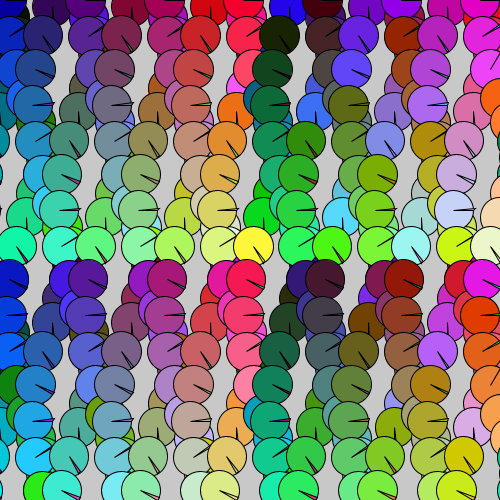
Frame 1 (no input)
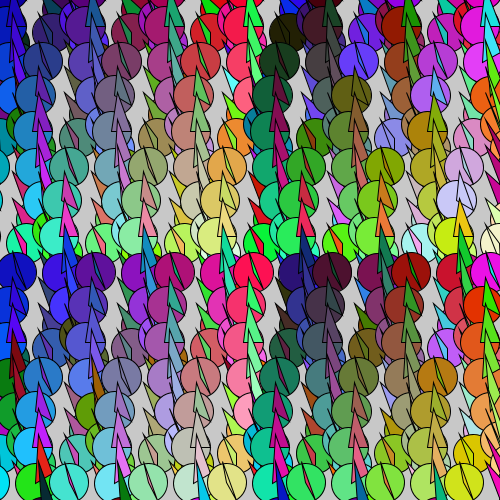
Frame 60 (the mouse pressed at the canvas centre just before this capture)
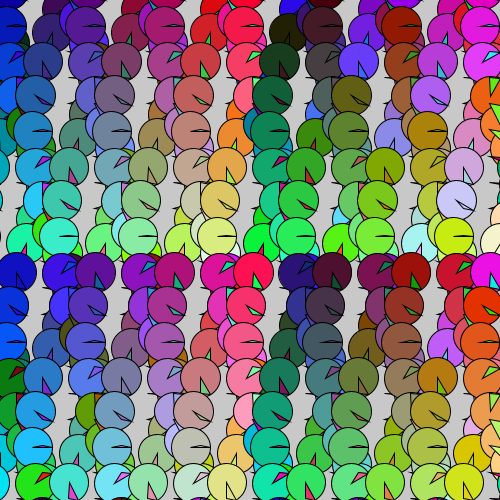
Frame 120 (the mouse held since frame 60 and released just before this capture)

The Processing sketch that drew these frames (run headless with seeded random() and noise(); from frame 60 on, the mouse is pressed at the canvas centre):

// Processing sketch: processing_151365
// ── processing_151365.pde

/*
 * Creative Coding
 * Week 2, 05 - Moving Patterns 1
 * by Indae Hwang and Jon McCormack
 * Copyright (c) 2014 Monash University
 *
 * This sketch builds on the previous sketches, drawing shapes based on the
 * current framerate. The movement of individual shapes combine to create a
 * gestalt field of motion. Use the arrow keys on your keyboard to change the
 * frame rate. 
 * 
 */

// variable used to store the current frame rate value
int frame_rate_value;
float pointX;
float pointY;

void setup() {
  size(500, 500);

  frame_rate_value = 6;
  frameRate(frame_rate_value);
  
  //rectMode(CENTER);
  rectMode(CORNER);
  
  background(0);
  //pointX = width / 2;
  //pointY = height / 2;
}


void draw() {
  updatePoint();
  background(200);

  int num = 20;
  int margin = 0;
  float gutter = 0; //distance between each cell
  float cellsize = ( width - (2 * margin) - gutter * (num - 1) ) / (num - 1);

  int circleNumber = 0; // counter
  for (int i=0; i<num; i++) {
    for (int j=0; j<num; j++) {
      circleNumber = (i * num) + j; // different way to calculate the circle number from w2_04

      float tx = margin + cellsize * i + gutter * i;
      float ty = margin + cellsize * j + gutter * j;

      movingCircle(tx, ty, cellsize, circleNumber);
    }
  }
} //end of draw 


void movingCircle(float x, float y, float size, int circleNum) {
  size = size * 1.5;

  float finalAngle;
  finalAngle = frameCount + circleNum;

  //the rotating angle for each tempX and tempY postion is affected by frameRate and angle;  
  float tempX = x + (size / 2) * sin(PI / frame_rate_value * finalAngle);
  float tempY = y + (size / 2) * cos(PI / frame_rate_value * finalAngle);
  float colR = tempX % 255;
  float colG = tempY % 255;
  float colB = (x * frame_rate_value + y) % 255;
  stroke(0);
  fill(colR, colG, colB);
  
  //rect(tempX, tempY, size/5, size/5);
  ellipse(tempX, tempY, size, size);
  //triangle(tempX, tempY, tempX + 5*size, tempY + 5*size, x, y);
  
  //rect(tempX, tempY, size*5, 1);
  stroke(0);
  //noFill();
  //stroke(0);
  //line(x, y, tempX, tempY);
  fill(colG, colR, colB);
  stroke(0);
  triangle(x, y, tempX, tempY, x + pointX, y + pointY);
  //triangle(x, y, tempX, tempY, pointX, pointY);
}


/*
 * keyReleased function
 *
 * called automatically by Processing when a keyboard key is released
 */
void keyReleased() {

  // right arrow -- increase frame_rate_value
  if (keyCode == RIGHT && frame_rate_value < 60) {
    frame_rate_value++;
  }

  // left arrow -- decrease frame_rate_value
  if ( keyCode == LEFT && frame_rate_value > 1) {
    frame_rate_value--;
  }

  // set the frameRate and print current value on the screen
  frameRate(frame_rate_value);
  println("Current frame Rate is: " + frame_rate_value);
}

void updatePoint() {
  pointX = pointX + random(10) - 5;
  pointY = pointY + random(10) - 5;
}
